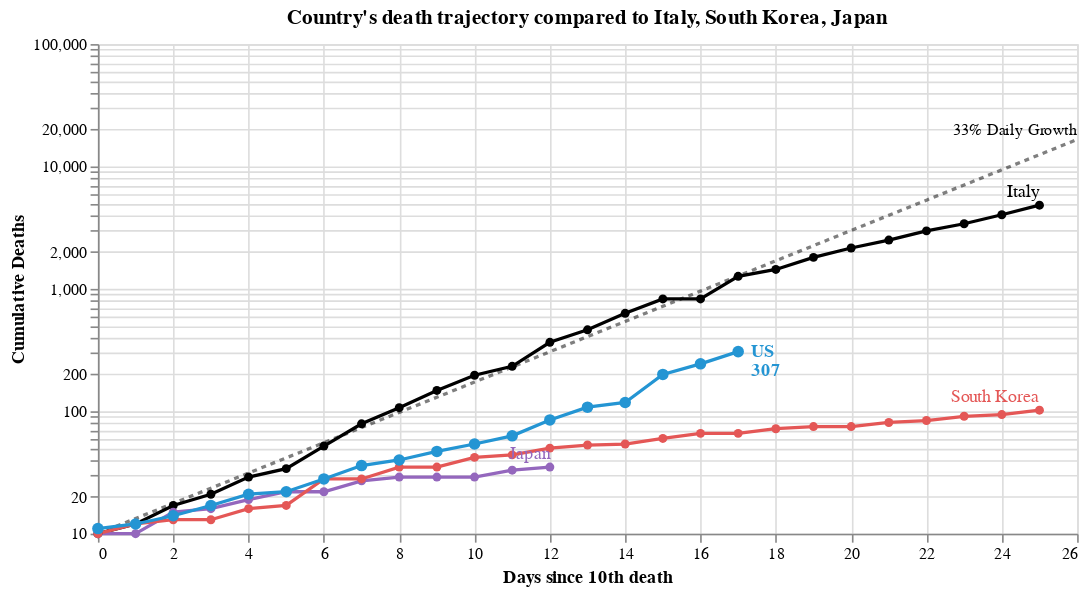

The notebook cell saved with this chart:
### Markdown cell above
Select a country from the drop down list below to toggle  the visualization.

### Code cell
#hide_input
base = alt.Chart(dff2, width=600).encode(
    x=f'{COL_X}:Q',
    y=alt.Y('Confirmed Cases:Q', scale=alt.Scale(type='log'), axis=alt.Axis(title='Cumulative Deaths')),
    color=alt.Color('Country:N', scale=alt.Scale(domain=color_domain, range=color_range), legend=None),
    tooltip=['Country', 'Date', 'Confirmed Cases', COL_X]
)

country_selection = alt.selection_single(
    name='Select', fields=['Country'], 
    bind=alt.binding_select(options=list(sorted(set(countries) - set(baseline_countries)))),
    init={'Country': 'US'})

date_filter = alt.datum['Date'] >= int(max_date.timestamp() * 1000)
base2 = base.transform_filter(alt.FieldOneOfPredicate('Country', baseline_countries))
base3 = base.transform_filter(country_selection)
base4 = base3.transform_filter(date_filter)

max_day = dff2[COL_X].max()
ref = pd.DataFrame([[x, SINCE_CASES_NUM*1.33**x] for x in range(max_day+1)], columns=[COL_X, 'Confirmed Cases'])
base_ref = alt.Chart(ref).encode(x=f'{COL_X}:Q', y='Confirmed Cases:Q')
base_ref_f = base_ref.transform_filter(alt.datum[COL_X] >= max_day)

chart5 = (
 base_ref.mark_line(color='black', opacity=.5, strokeDash=[3,3]) + 
 base_ref_f.mark_text(dy=-6, align='right', fontSize=10, text='33% Daily Growth') + 
 base2.mark_line(point=True, tooltip=True) +
 base3.mark_line(point={'size':50}, tooltip=True) +
 base2.transform_filter(date_filter).mark_text(dy=-8, align='right').encode(text='Country:N') +
 base4.mark_text(dx=8, align='left', fontWeight='bold').encode(text='Country:N') +
 base4.mark_text(dx=8, dy=12, align='left', fontWeight='bold').encode(text='Confirmed Cases:Q')
).add_selection(country_selection).properties(
    title=f"Country's death trajectory compared to {', '.join(baseline_countries)}"
)
chart5

### Figure 1 — Vega-Lite specification as saved in the notebook (floating-point values rounded to 4 significant figures; data arrays with more than 128 entries replaced by an {"elided": "..."} marker saying what was removed)
{"config": {"view": {"continuousWidth": 400, "continuousHeight": 300}}, "layer": [{"mark": {"type": "line", "color": "black", "opacity": 0.5, "strokeDash": [3, 3]}, "encoding": {"x": {"type": "quantitative", "field": "Days since 10th death"}, "y": {"type": "quantitative", "field": "Confirmed Cases"}}, "selection": {"Select": {"type": "single", "fields": ["Country"], "bind": {"input": "select", "options": ["Algeria", "Belgium", "Brazil", "Canada", "Denmark", "Egypt", "France", "Germany", "Greece", "Indonesia", "Iran", "Iraq", "Netherlands", "Philippines", "Portugal", "San Marino", "Spain", "Sweden", "Switzerland", "US", "United Kingdom"]}, "init": {"Country": "US"}}}}, {"mark": {"type": "text", "align": "right", "dy": -6, "fontSize": 10, "text": "33% Daily Growth"}, "encoding": {"x": {"type": "quantitative", "field": "Days since 10th death"}, "y": {"type": "quantitative", "field": "Confirmed Cases"}}, "transform": [{"filter": "(datum['Days since 10th death'] >= 26)"}]}, {"data": {"name": "data-da39ba321c3942fafb40d8ec03b3e314"}, "mark": {"type": "line", "point": true, "tooltip": true}, "encoding": {"color": {"type": "nominal", "field": "Country", "legend": null, "scale": {"domain": ["Algeria", "Belgium", "Brazil", "Canada", "Denmark", "Egypt", "France", "Germany", "Greece", "Indonesia", "Iran", "Iraq", "Italy", "Japan", "Netherlands", "Philippines", "Portugal", "San Marino", "South Korea", "Spain", "Sweden", "Switzerland", "US", "United Kingdom"], "range": ["#C1B7AD", "#C1B7AD", "#C1B7AD", "#C1B7AD", "#C1B7AD", "#C1B7AD", "#F58518", "#9D755D", "#C1B7AD", "#C1B7AD", "#A1BA59", "#C1B7AD", "black", "#9467bd", "#C1B7AD", "#C1B7AD", "#C1B7AD", "#C1B7AD", "#E45756", "#F58518", "#C1B7AD", "#9D755D", "#2495D3", "#2495D3"]}}, "tooltip": [{"type": "nominal", "field": "Country"}, {"type": "temporal", "field": "Date"}, {"type": "quantitative", "field": "Confirmed Cases"}, {"type": "quantitative", "field": "Days since 10th death"}], "x": {"type": "quantitative", "field": "Days since 10th death"}, "y": {"type": "quantitative", "axis": {"title": "Cumulative Deaths"}, "field": "Confirmed Cases", "scale": {"type": "log"}}}, "transform": [{"filter": {"field": "Country", "oneOf": ["Italy", "South Korea", "Japan"]}}], "width": 600}, {"data": {"name": "data-da39ba321c3942fafb40d8ec03b3e314"}, "mark": {"type": "line", "point": {"size": 50}, "tooltip": true}, "encoding": {"color": {"type": "nominal", "field": "Country", "legend": null, "scale": {"domain": ["Algeria", "Belgium", "Brazil", "Canada", "Denmark", "Egypt", "France", "Germany", "Greece", "Indonesia", "Iran", "Iraq", "Italy", "Japan", "Netherlands", "Philippines", "Portugal", "San Marino", "South Korea", "Spain", "Sweden", "Switzerland", "US", "United Kingdom"], "range": ["#C1B7AD", "#C1B7AD", "#C1B7AD", "#C1B7AD", "#C1B7AD", "#C1B7AD", "#F58518", "#9D755D", "#C1B7AD", "#C1B7AD", "#A1BA59", "#C1B7AD", "black", "#9467bd", "#C1B7AD", "#C1B7AD", "#C1B7AD", "#C1B7AD", "#E45756", "#F58518", "#C1B7AD", "#9D755D", "#2495D3", "#2495D3"]}}, "tooltip": [{"type": "nominal", "field": "Country"}, {"type": "temporal", "field": "Date"}, {"type": "quantitative", "field": "Confirmed Cases"}, {"type": "quantitative", "field": "Days since 10th death"}], "x": {"type": "quantitative", "field": "Days since 10th death"}, "y": {"type": "quantitative", "axis": {"title": "Cumulative Deaths"}, "field": "Confirmed Cases", "scale": {"type": "log"}}}, "transform": [{"filter": {"selection": "Select"}}], "width": 600}, {"data": {"name": "data-da39ba321c3942fafb40d8ec03b3e314"}, "mark": {"type": "text", "align": "right", "dy": -8}, "encoding": {"color": {"type": "nominal", "field": "Country", "legend": null, "scale": {"domain": ["Algeria", "Belgium", "Brazil", "Canada", "Denmark", "Egypt", "France", "Germany", "Greece", "Indonesia", "Iran", "Iraq", "Italy", "Japan", "Netherlands", "Philippines", "Portugal", "San Marino", "South Korea", "Spain", "Sweden", "Switzerland", "US", "United Kingdom"], "range": ["#C1B7AD", "#C1B7AD", "#C1B7AD", "#C1B7AD", "#C1B7AD", "#C1B7AD", "#F58518", "#9D755D", "#C1B7AD", "#C1B7AD", "#A1BA59", "#C1B7AD", "black", "#9467bd", "#C1B7AD", "#C1B7AD", "#C1B7AD", "#C1B7AD", "#E45756", "#F58518", "#C1B7AD", "#9D755D", "#2495D3", "#2495D3"]}}, "text": {"type": "nominal", "field": "Country"}, "tooltip": [{"type": "nominal", "field": "Country"}, {"type": "temporal", "field": "Date"}, {"type": "quantitative", "field": "Confirmed Cases"}, {"type": "quantitative", "field": "Days since 10th death"}], "x": {"type": "quantitative", "field": "Days since 10th death"}, "y": {"type": "quantitative", "axis": {"title": "Cumulative Deaths"}, "field": "Confirmed Cases", "scale": {"type": "log"}}}, "transform": [{"filter": {"field": "Country", "oneOf": ["Italy", "South Korea", "Japan"]}}, {"filter": "(datum['Date'] >= 1584748800000)"}], "width": 600}, {"data": {"name": "data-da39ba321c3942fafb40d8ec03b3e314"}, "mark": {"type": "text", "align": "left", "dx": 8, "fontWeight": "bold"}, "encoding": {"color": {"type": "nominal", "field": "Country", "legend": null, "scale": {"domain": ["Algeria", "Belgium", "Brazil", "Canada", "Denmark", "Egypt", "France", "Germany", "Greece", "Indonesia", "Iran", "Iraq", "Italy", "Japan", "Netherlands", "Philippines", "Portugal", "San Marino", "South Korea", "Spain", "Sweden", "Switzerland", "US", "United Kingdom"], "range": ["#C1B7AD", "#C1B7AD", "#C1B7AD", "#C1B7AD", "#C1B7AD", "#C1B7AD", "#F58518", "#9D755D", "#C1B7AD", "#C1B7AD", "#A1BA59", "#C1B7AD", "black", "#9467bd", "#C1B7AD", "#C1B7AD", "#C1B7AD", "#C1B7AD", "#E45756", "#F58518", "#C1B7AD", "#9D755D", "#2495D3", "#2495D3"]}}, "text": {"type": "nominal", "field": "Country"}, "tooltip": [{"type": "nominal", "field": "Country"}, {"type": "temporal", "field": "Date"}, {"type": "quantitative", "field": "Confirmed Cases"}, {"type": "quantitative", "field": "Days since 10th death"}], "x": {"type": "quantitative", "field": "Days since 10th death"}, "y": {"type": "quantitative", "axis": {"title": "Cumulative Deaths"}, "field": "Confirmed Cases", "scale": {"type": "log"}}}, "transform": [{"filter": {"selection": "Select"}}, {"filter": "(datum['Date'] >= 1584748800000)"}], "width": 600}, {"data": {"name": "data-da39ba321c3942fafb40d8ec03b3e314"}, "mark": {"type": "text", "align": "left", "dx": 8, "dy": 12, "fontWeight": "bold"}, "encoding": {"color": {"type": "nominal", "field": "Country", "legend": null, "scale": {"domain": ["Algeria", "Belgium", "Brazil", "Canada", "Denmark", "Egypt", "France", "Germany", "Greece", "Indonesia", "Iran", "Iraq", "Italy", "Japan", "Netherlands", "Philippines", "Portugal", "San Marino", "South Korea", "Spain", "Sweden", "Switzerland", "US", "United Kingdom"], "range": ["#C1B7AD", "#C1B7AD", "#C1B7AD", "#C1B7AD", "#C1B7AD", "#C1B7AD", "#F58518", "#9D755D", "#C1B7AD", "#C1B7AD", "#A1BA59", "#C1B7AD", "black", "#9467bd", "#C1B7AD", "#C1B7AD", "#C1B7AD", "#C1B7AD", "#E45756", "#F58518", "#C1B7AD", "#9D755D", "#2495D3", "#2495D3"]}}, "text": {"type": "quantitative", "field": "Confirmed Cases"}, "tooltip": [{"type": "nominal", "field": "Country"}, {"type": "temporal", "field": "Date"}, {"type": "quantitative", "field": "Confirmed Cases"}, {"type": "quantitative", "field": "Days since 10th death"}], "x": {"type": "quantitative", "field": "Days since 10th death"}, "y": {"type": "quantitative", "axis": {"title": "Cumulative Deaths"}, "field": "Confirmed Cases", "scale": {"type": "log"}}}, "transform": [{"filter": {"selection": "Select"}}, {"filter": "(datum['Date'] >= 1584748800000)"}], "width": 600}], "data": {"name": "data-bb91da50fb7a5973c7e9cc660177b328"}, "title": "Country's death trajectory compared to Italy, South Korea, Japan", "$schema": "https://vega.github.io/schema/vega-lite/v4.0.2.json", "datasets": {"data-bb91da50fb7a5973c7e9cc660177b328": [{"Days since 10th death": 0, "Confirmed Cases": 10.0}, {"Days since 10th death": 1, "Confirmed Cases": 13.3}, {"Days since 10th death": 2, "Confirmed Cases": 17.69}, {"Days since 10th death": 3, "Confirmed Cases": 23.53}, {"Days since 10th death": 4, "Confirmed Cases": 31.29}, {"Days since 10th death": 5, "Confirmed Cases": 41.62}, {"Days since 10th death": 6, "Confirmed Cases": 55.35}, {"Days since 10th death": 7, "Confirmed Cases": 73.61}, {"Days since 10th death": 8, "Confirmed Cases": 97.91}, {"Days since 10th death": 9, "Confirmed Cases": 130.2}, {"Days since 10th death": 10, "Confirmed Cases": 173.2}, {"Days since 10th death": 11, "Confirmed Cases": 230.3}, {"Days since 10th death": 12, "Confirmed Cases": 306.4}, {"Days since 10th death": 13, "Confirmed Cases": 407.4}, {"Days since 10th death": 14, "Confirmed Cases": 541.9}, {"Days since 10th death": 15, "Confirmed Cases": 720.7}, {"Days since 10th death": 16, "Confirmed Cases": 958.6}, {"Days since 10th death": 17, "Confirmed Cases": 1275.0}, {"Days since 10th death": 18, "Confirmed Cases": 1696.0}, {"Days since 10th death": 19, "Confirmed Cases": 2255.0}, {"Days since 10th death": 20, "Confirmed Cases": 2999.0}, {"Days since 10th death": 21, "Confirmed Cases": 3989.0}, {"Days since 10th death": 22, "Confirmed Cases": 5306.0}, {"Days since 10th death": 23, "Confirmed Cases": 7056.0}, {"Days since 10th death": 24, "Confirmed Cases": 9385.0}, {"Days since 10th death": 25, "Confirmed Cases": 12480.0}, {"Days since 10th death": 26, "Confirmed Cases": 16600.0}], "data-da39ba321c3942fafb40d8ec03b3e314": {"elided": "215 records"}}}
